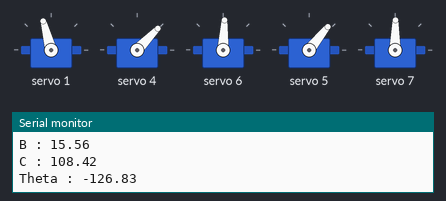
Bench run of a sketch on a simulated Arduino Uno, built with avr-gcc and run on an emulated ATmega328P. On the bench: 5 × servo, the last lines printed to the serial monitor.

Above: at 0.05 s.
At 2.0 s:
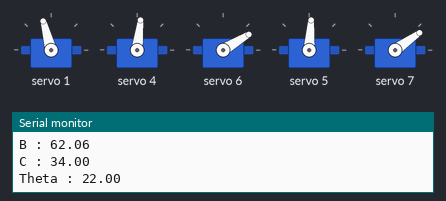
Timing chart, 0 to 4.6 s (numbered marks = the images above):
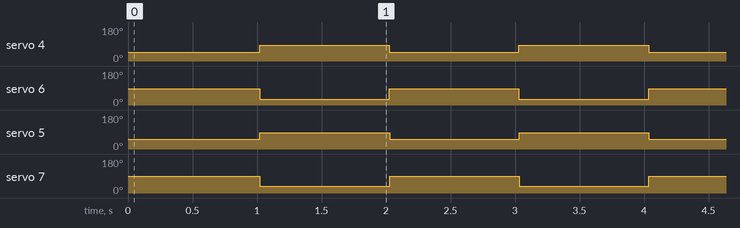

The sketch:

quad_test_z_angle.ino
```cpp
#include <Wire.h>
#include <Adafruit_PWMServoDriver.h>

Adafruit_PWMServoDriver myServo = Adafruit_PWMServoDriver();

#define SERVOMIN 150
#define SERVOMAX 600
#define USMIN 460
#define USMAX 2040
#define SERVO_FREQ 50

uint8_t servonum = 0;
uint8_t numberOfServos = 6;
int i = 75;
float a, b, A, B, C;
//float a, b, c;
float theta;
float toDegree = 57.2958;
//a = 40.0, b = 55.0;


void setup()
{
  Serial.begin(9600);
  myServo.begin();
  myServo.setPWMFreq(SERVO_FREQ);
  delay(10);
  a = 64.0, b = 90.0;
}

void loop()
{
//myServo.setPWM(6, 0,100);
//myServo.writeMicroseconds(6,840);
//myServo.writeMicroseconds(4,1620);
//myServo.setPWM(4, 0,map(20, 0, 180, 160, 600));
//////myServo.setPWM(1, 0,map(0, 0, 180, 160, 600));
//
//ik_x(90);
//delay(2000);
//ik_x(-70);
//delay(1000);
myServo.writeMicroseconds(1, map(90,0,180,900,2350));
servoPose(150);
delay(1000);
servoPose(100);
delay(1000);

//rds3115_angle(0);
//delay(1000);
//rds3115_angle(260);
//delay(3000);
}

void servoPose(int c){
  A = acos((pow(b,2)+pow(c,2)-pow(a,2))/(2*b*c));
  B = acos((pow(a,2)+pow(c,2)-pow(b,2))/(2*a*c));
  C = acos((pow(a,2)+pow(b,2)-pow(c,2))/(2*a*b));
  float bDegree = ((B*180)/3.142);
  float cDegree = ((C*180)/3.142);
  theta = 3.142 - (C*2);
  float thetaDegree = ((theta*180)/3.142);
  Serial.print("B : ");
  Serial.println(bDegree);
  Serial.print("C : ");
  Serial.println(cDegree-45);
  Serial.print("Theta : ");
  Serial.println(thetaDegree);

myServo.writeMicroseconds(4, map(bDegree,0,180,900,2350));
myServo.writeMicroseconds(6, map((cDegree-45),0,180,600,2000));
myServo.writeMicroseconds(5, map(bDegree,0,180,950,2350));
myServo.writeMicroseconds(7, map((cDegree-45),0,180,650,2000));

//myServo.setPWM(6, 0,map((C*toDegree),0,180,150,600));
//myServo.setPWM(5, 0,(460-(B*toDegree)*2.2));
//myServo.setPWM(7, 0,(300-(C*toDegree)*2.2));
//myServo.writeMicroseconds(
//myServo.setPWM(4, 0,(460-(B*toDegree)*2.2));
//myServo.setPWM(6, 0,(500-(theta*toDegree)*2.2));

//  Serial.print("value : ");
//  Serial.println((B*toDegree));
//  Serial.print("B : ");
//  Serial.println(B * toDegree);
//  Serial.print("C : ");
//  Serial.println(C * toDegree);
}

void ik_x(float newX){
    float tempAngleX = atan(newX/50);
    float zNew = (50/cos(tempAngleX));
    B = acos((pow(a,2)+pow(zNew,2)-pow(b,2))/(2*a*zNew));
    C = acos((pow(a,2)+pow(b,2)-pow(zNew,2))/(2*a*b));

    myServo.setPWM(4, 0,map((B*toDegree),0,180,150,600));
    myServo.setPWM(6, 0,map((C*toDegree),0,180,150,600));

    Serial.print("B : ");
    Serial.println(B * toDegree);
    Serial.print("C : ");
    Serial.println(C * toDegree);

//    print("new Z value :" + str(zNew))
//    servoPose(zNew);
//    return ik_z(zNew)
}

void rds3115_angle(int angle){

  int pulse_width_us;
  float temp_p;
  //transform angle to pulse width
  temp_p=((angle+45)*7.407)+500;  //   2000/270 = 7.407
  pulse_width_us= int(temp_p);

  Serial.println(pulse_width_us);
 myServo.writeMicroseconds(6,pulse_width_us);
//
//  myservo.writeMicroseconds(pulse_width_us);
}
```

Measured:
- by itself, servo 4: alternates 83° for 1.0 s and 46° for 1.0 s
- by itself, servo 6: alternates 87° for 1.0 s and 31° for 1.0 s
- by itself, servo 5: alternates 86° for 1.0 s and 51° for 1.0 s
- by itself, servo 7: alternates 89° for 1.0 s and 35° for 1.0 s
